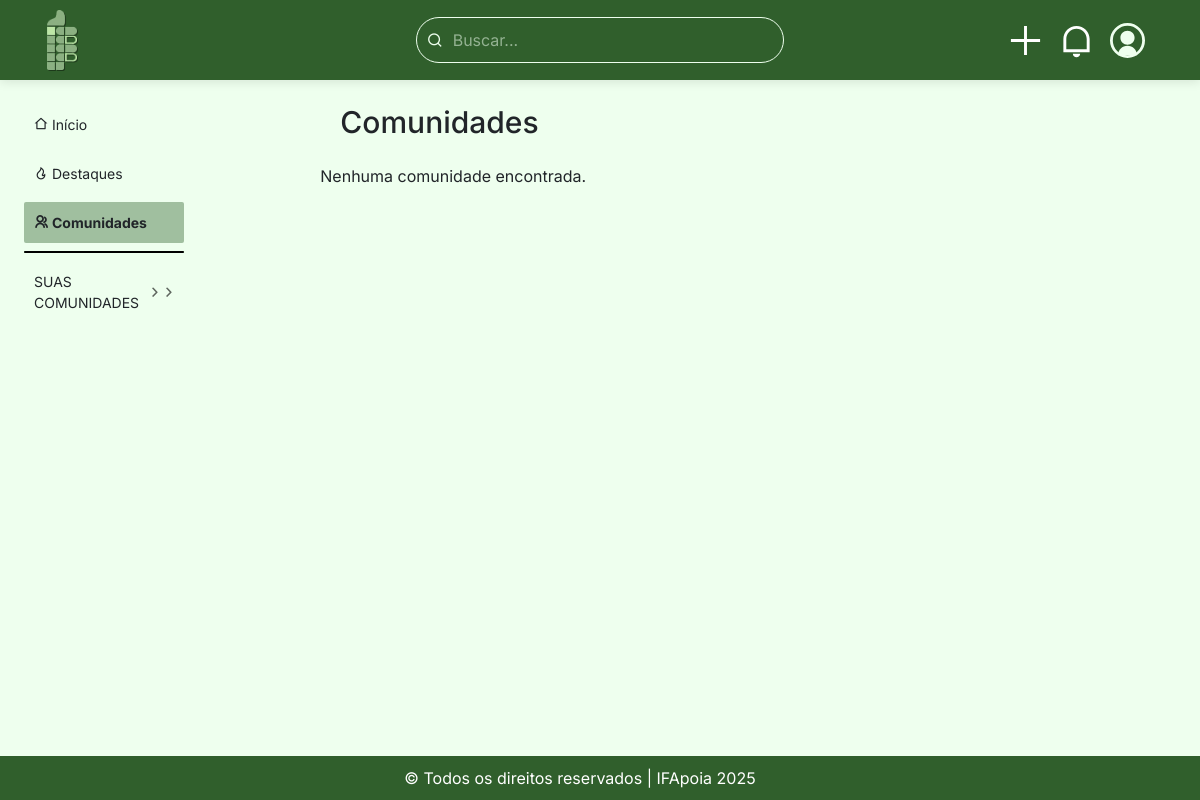
Page /public/comunidades.php on the earlier database version.
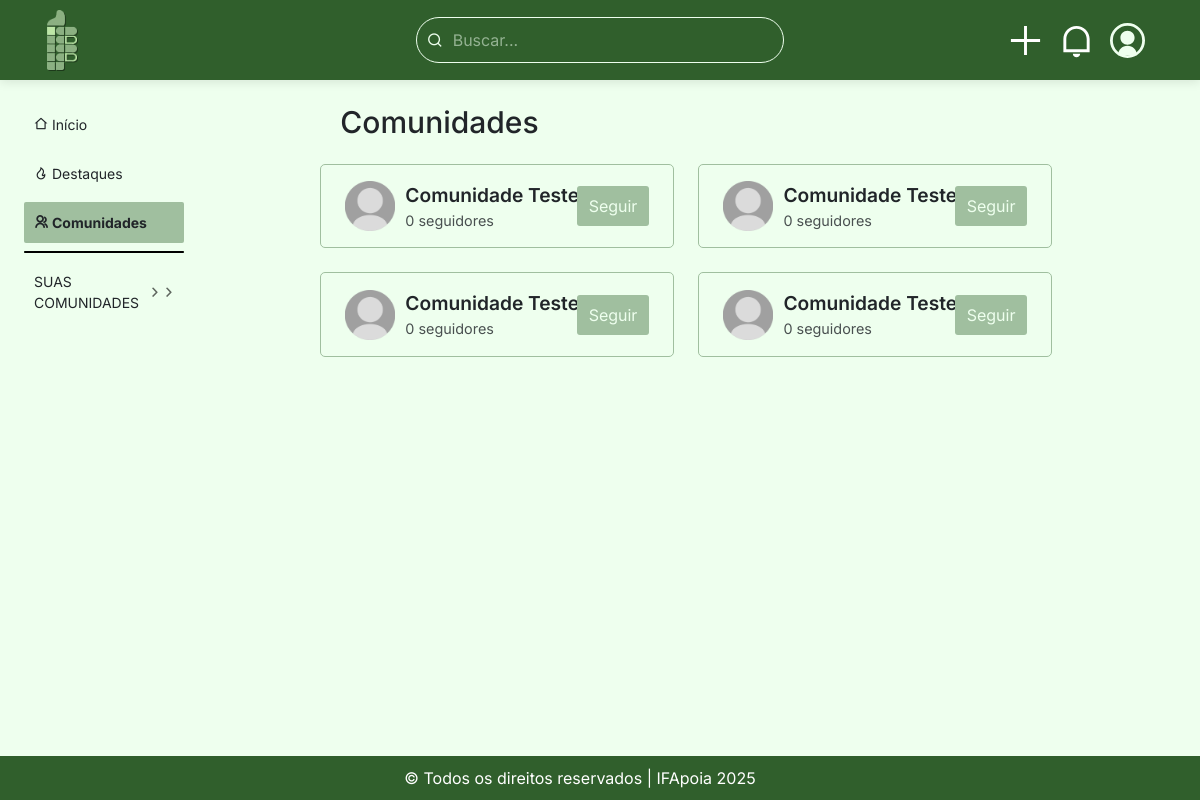
Same page on the later database version.
### tables this page shows
CREATE TABLE `communities` (
  `community_id` int(11) NOT NULL,
  `name` varchar(100) NOT NULL,
  `description` varchar(255) NOT NULL,
  `image_url` varchar(255) DEFAULT NULL,
  `creator_id` int(11) NOT NULL,
  `created_at` timestamp NOT NULL DEFAULT current_timestamp()
);

### public/comunidades.php (the view, shortened to what this page needs)
<?php
require_once("../src/components/header.php");
$sql_comunidades = "SELECT
                        c.community_id, c.name, COUNT(uc.user_id) as total_members
                    FROM communities c
                    LEFT JOIN user_communities uc ON c.community_id = uc.community_id
                    GROUP BY c.community_id
                    ORDER BY total_members DESC";
$result_comunidades = $pdo->query($sql_comunidades);
?>
<main class="index-container">
    <?php include("../src/components/nav_bar.php"); ?>
    <section class="main_container">
        <div class="main_content" data-pagina="comunidades">
            <h1 class="title">Comunidades</h1>
            <div class="community_cards_container">
                <?php
                if ($result_comunidades && $result_comunidades->rowCount() > 0) {
                    while ($comunidade = $result_comunidades->fetch(PDO::FETCH_ASSOC)) {
                ?>
                        <div class="community_card">
                            <div class="container_icon_text">
                                <div class="community_icon"><img src="../src/assets/img/default-user.png" alt="Ícone da Comunidade" class="img_card img-fluid"></div>
                                <div class="text_card">
                                    <p class="community_name"><?php echo htmlspecialchars($comunidade['name']); ?></p>
                                    <span class="community_followers"><?php echo $comunidade['total_members']; ?> seguidores</span>
                                </div>
                            </div>
                            <div class="community_subscribe"><a href="#" class="button_follow">
                                    <p>Seguir</p>
                                </a></div>
                        </div>
                <?php
                    }
                } else {
                    echo "<p>Nenhuma comunidade encontrada.</p>";
                }
                ?>
            </div>
        </div>
    </section>
</main>
<?php include("../src/components/footer.php"); ?>

### src/components/header.php (shortened to what this page needs)
<?php
$search_query = isset($_GET['search']) ? trim($_GET['search']) : '';
?>
<!DOCTYPE html>
<html lang="pt-BR">
<head>
    <link href="https://cdn.jsdelivr.net/npm/bootstrap@5.3.0-alpha3/dist/css/bootstrap.min.css" rel="stylesheet">
    <link href="https://cdn.jsdelivr.net/npm/remixicon@2.5.0/fonts/remixicon.css" rel="stylesheet">
    <link rel="stylesheet" href="../src/assets/css/style.css">
</head>
<body>
    <nav class="navbar navbar-expand-md fixed" id="nav">
        <div class="container-fluid">
            <div class="col-4">
                <a class="navbar-brand" href="index.php">
                    <img src="../src/assets/img/Logotipo_antiga.png" alt="Logo IFApoia" class="logo">
                </a>
            </div>
            <div class="col-4 navbar-nav d-flex justify-content-center d-none d-md-flex">
                <div class="search col-12">
                    <form class="d-flex" role="search" action="index.php" method="GET">
                        <i class="ri-search-line"></i>
                        <input class="me-2" type="search" name="search" placeholder="Buscar..." aria-label="Search" value="<?php echo htmlspecialchars($search_query); ?>">
                    </form>
                </div>
            </div>
            <div class="col-4 actions navbar-nav justify-content-end">
                <a class="nav-item d-none d-md-block me-2" href="post.php" title="Criar Post">
                    <img src="../src/assets/icons/add-large-line.svg" alt="Criar Post" width="35px">
                </a>
                <a class="nav-item d-none d-md-block me-2" href="#" title="Notificações">
                    <img src="../src/assets/icons/notification-line.svg" alt="Notificações" width="35px">
                </a>
                <?php if (isset($_SESSION['user_id'])): ?>
                    <div class="nav-item dropdown d-none d-md-block user_logged">
                        <a class="nav-link" id="userDropdown" role="button" data-bs-toggle="dropdown"
                            aria-expanded="false">
                            <?php
                            if (!empty($_SESSION['profile_image_url'])) {
                                echo '<img src="' . htmlspecialchars($_SESSION['profile_image_url']) . '" alt="Foto de Perfil" width="35" height="35" class="rounded-circle">';
                            } else {
                                echo '<img src="../src/assets/img/default-user.png" alt="Foto de Perfil Padrão" width="35" height="35" class="rounded-circle">';
                            }
                            ?>
                        </a>
                        <ul class="dropdown-menu dropdown-menu-end" aria-labelledby="userDropdown">
                            <li class="dropdown-item-text">
                                <?php if (isset($_SESSION['full_name'])): ?>
                                    <?php
                                    $nomeCompleto = $_SESSION['full_name'];
                                    $primeiroNome = explode(' ', trim($nomeCompleto))[0];
                                    echo '<span> Olá, ' . htmlspecialchars($primeiroNome) . '!</span>';
                                    ?>
                                <?php endif; ?>
                            </li>
                            <li>
                                <hr class="dropdown-divider">
                            </li>
                            <li><a class="dropdown-item" href="perfil.php">Meu Perfil</a></li>
                            <?php if (isset($_SESSION['role_id']) && $_SESSION['role_id'] == 1): ?>
                                <li><a class="dropdown-item" href="../modules/admin/admin.php">Painel Admin</a></li>
                            <?php endif; ?>
                            <li><a class="dropdown-item" href="#">Configurações</a></li>
                            <li><a class="dropdown-item" href="logout.php">Sair</a></li>
                        </ul>
                    </div>
                <?php else: ?>
                    <a class="nav-item d-none d-md-block" href="login.php" title="Login / Cadastro">
                        <img src="../src/assets/icons/icon_usuario.svg" alt="Ícone de Usuário" width="35">
                    </a>
                <?php endif; ?>
            </div>
        </div>
    </nav>
</body>
</html>

### src/components/nav_bar.php (shortened to what this page needs)
<?php
$currentFile = basename($_SERVER['PHP_SELF']);
$currentPage = str_replace('.php', '', $currentFile);
?>
<section class="navbar_container">
    <nav class="navbar_lateral">
        <ul>
            <li class="select_item <?php echo ($currentPage === 'inicio') ? 'active' : ''; ?>">
                <a href="index.php" class="nav-link">
                    <i class="ri-home-2-line"></i>
                    <p>Início</p>
                </a>
            </li>
            <li class="select_item <?php echo ($currentPage === 'destaques') ? 'active' : ''; ?>">
                <a href="destaques.php" class="nav-link">
                    <i class="ri-fire-line"></i>
                    <p>Destaques</p>
                </a>
            </li>
            <li class="select_item <?php echo ($currentPage === 'comunidades') ? 'active' : ''; ?>">
                <a href="comunidades.php" class="nav-link">
                    <i class="ri-group-line"></i>
                    <p>Comunidades</p>
                </a>
            </li>
            <li class="separador">
                <hr class="w-100">
            </li>
            <?php
            $isDropdownActive = ($currentPage === 'comunidade_view');
            ?>
            <li class="dropdown_item <?php echo $isDropdownActive ? 'active' : ''; ?>">
                <a class="nav-link">
                    <p>Suas comunidades</p>
                    <img src="src/assets/icons/arrow_down.svg" alt="">
                </a>
            </li>
        </ul>
    </nav>
</section>

### src/components/footer.php (shortened to what this page needs)
<link href="https://cdn.jsdelivr.net/npm/bootstrap@5.2.3/dist/css/bootstrap.min.css" rel="stylesheet">
<link href="https://cdn.jsdelivr.net/npm/remixicon@2.5.0/fonts/remixicon.css" rel="stylesheet">
<link rel="stylesheet" href="../src/assets/css/style.css">
<footer class="pag_footer">
    <div class="container">
        <div class="row">
            <div class="col">
                <p>&#169; Todos os direitos reservados | IFApoia <?php echo date("Y") ?></p>
            </div>
        </div>
    </div>
</footer>
</body>
</html>

### src/assets/css/style.css (style rules this page uses)
:root { --background: #EEFFEE; --backgroundContrast: #e7f7e78b; --primary: #305F2C; --secondary: #A0BF9F; --accent: #96c584; --border-color: #d6dce4; --text-color: #2d3748; --text-muted: #718096; --white: #ffffff; }
* { margin: 0; padding: 0; box-sizing: border-box; }
body { font-family: "Inter", sans-serif; background-color: var(--background); display: flex; flex-direction: column; min-height: 100vh; width: 100%; max-width: 100vw; overflow-x: hidden; }
h1.title { width: 100%; font-size: 30px; padding-inline: 20px; margin-bottom: 16px; }
#nav { background: var(--primary); box-shadow: 0 2px 10px rgba(0, 0, 0, 0.1); padding: 10px 35px; transition: all 0.3s ease; position: fixed; width: 100%; z-index: 1000; top: 0; }
#nav .navbar-brand { filter: drop-shadow(1px 1px 0 rgba(0, 0, 0, 0.4)); }
#nav .navbar-brand img { max-height: 60px; width: auto; }
#nav .navbar-nav { display: flex; flex-direction: row !important; align-items: center; justify-content: center; }
#nav .actions { justify-content: flex-end; }
main { flex-grow: 1; --tamanho_navbar: 15%; display: grid; grid-template-areas: "navbar main"; grid-template-columns: var(--tamanho_navbar) 1fr; padding: 24px; max-width: 100vw; }
main>section.navbar_container { grid-area: navbar; position: fixed; width: var(--tamanho_navbar); height: calc(100vh - 100px); overflow-y: auto; z-index: 1; padding-right: 20px; }
main>section.main_container { grid-area: main; display: flex; justify-content: center; padding-inline: 32px; width: 100%; align-self: start; }

Differences in the rows shown:
added communities: name "Comunidade…", total_members "0"
added communities: name "Comunidade…", total_members "0"
added communities: name "Comunidade…", total_members "0"
added communities: name "Comunidade…", total_members "0"
Other differences:
text no longer shown: "Nenhuma comunidade encontrada."
